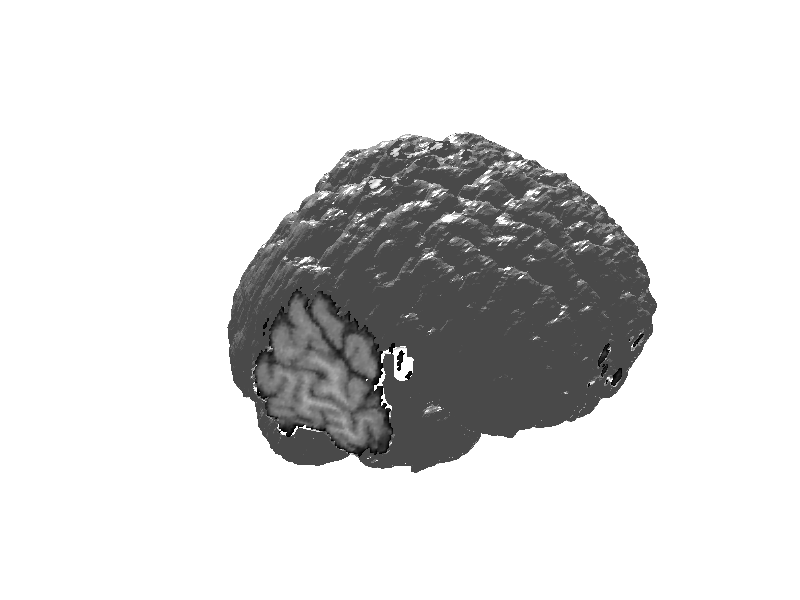

This chart was generated by the following MATLAB code:
close all
load brain
MR = mri;
MR(130:end,:,:) = [];
Ds = smooth3(MR);
hcap = patch(isocaps(MR,0),'FaceColor','interp','EdgeColor','none');
colormap(gray), view([-0.5,1,0.8]);

%para poner una capa sobre lo que ya borramos para que se pueda ver
hiso= patch(isosurface(Ds,5),'FaceColor',[.80,.80,.80],'EdgeColor','none','FaceAlpha',0.5);

%Focoiluminando,interpolacion sobre Ds con el iso, genero una fuerza en el
%ambiente, reflectancia
lightangle(45,30),isonormals(Ds,hiso), set(hcap,'AmbientStrength',.6),set(hiso,'SpecularColorReflectance',0,'SpecularExponent',50),axis off;